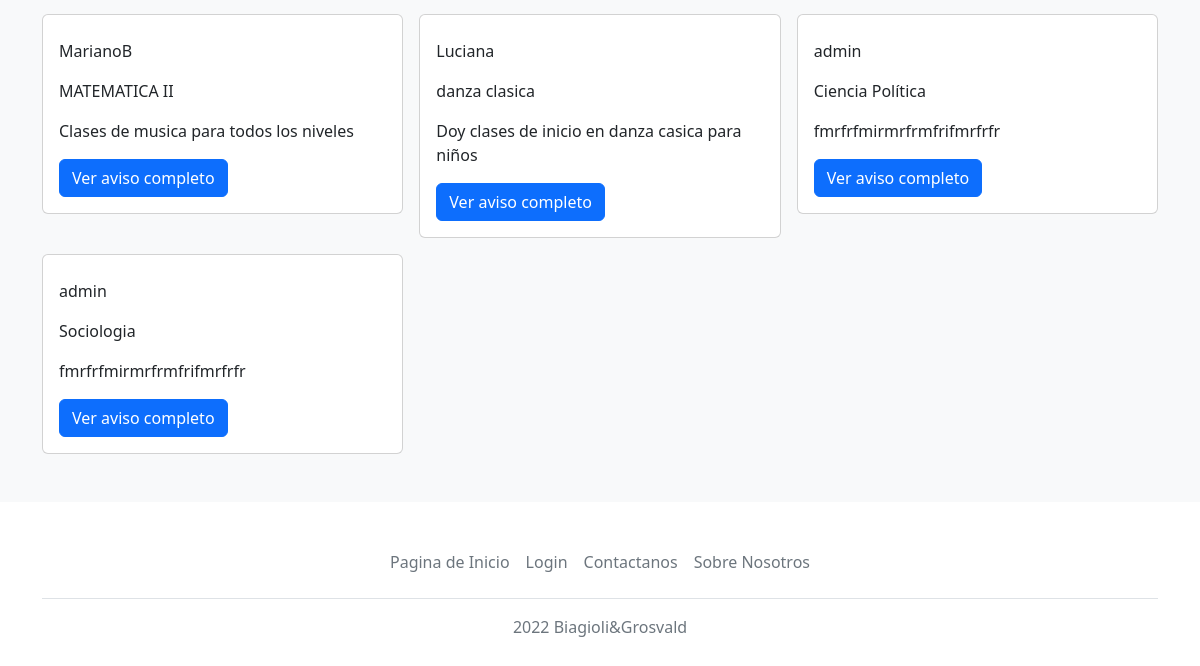
The app's page / (lower part), older data.
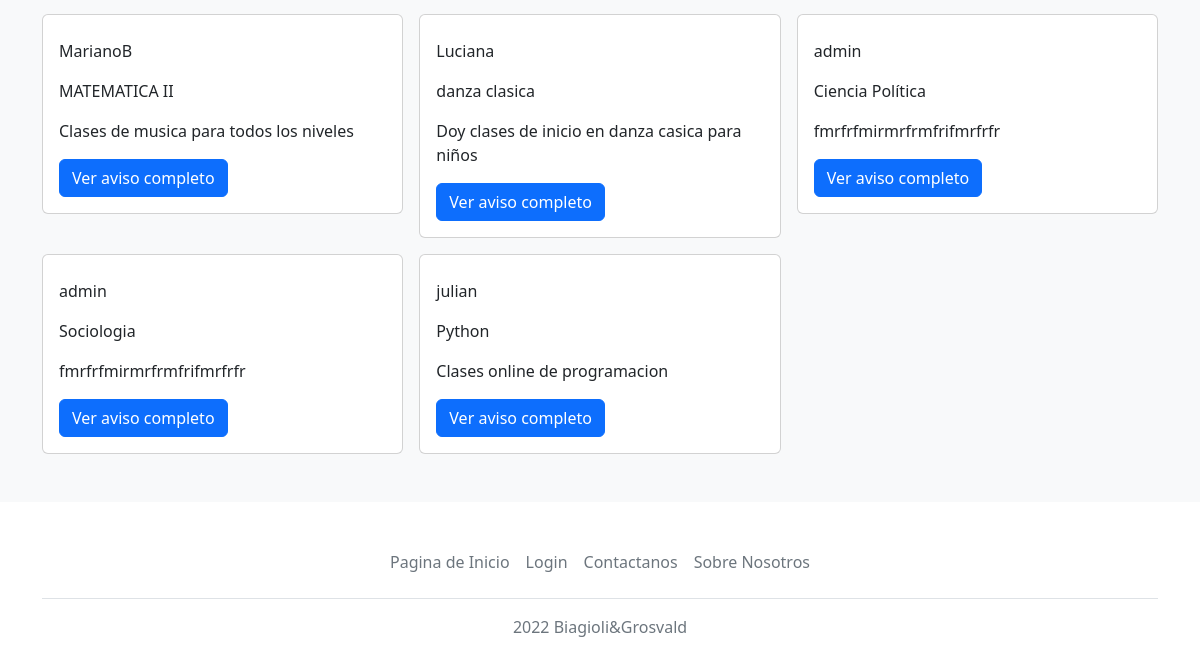
The same page, newer data.
### App/models.py (models this page shows, shortened)
class Anuncio(models.Model):
    titulo = models.CharField(max_length=100)
    materia = models.CharField(max_length=180)
    autor = models.ForeignKey(
    User,
    models.SET_NULL,
    blank=True,
    null=True,
    )
    imagen = models.ImageField(upload_to="App\static", null=True, blank=True) #sacamos cuando podamos meter imagen usuario
    descripcion_clase = RichTextField()
    date_created = models.DateTimeField(default=timezone.now)
    date_updated = models.DateTimeField(default=timezone.now)

### App/views.py (the view)
# urls.py: path('', MainPageView, name="index"),
def MainPageView(request):
    queryset = request.GET.get("buscar")
    print(queryset)
    anuncios = Anuncio.objects.all()
    if queryset:
        anuncios = Anuncio.objects.filter(
            Q(materia__icontains = queryset) |
            Q(descripcion_clase__icontains = queryset)
        ).distinct()
    return render(request, "index.html", {'anuncios': anuncios})

### App/templates/App/index.html (shortened to what this page needs)
{% extends "App/base.html" %}
{% block main %}
 <br>
 <br>
 {% load static %}
 <div class="album py-5 bg-light">
  <div class="container">
    <div class="row row-cols-1 row-cols-sm-2 row-cols-md-3 g-3">
    {% for anuncio in anuncios %}
     <div class="col-md-4">
      <div class="card mb-6">
              <div class="card-body">
                  <p class="card-text">{{ anuncio.autor }}</p>
                  <p class="card-text">{{ anuncio.materia }}</p>
                  <p class="card-text">{{ anuncio.descripcion_clase}}</p>
                  <a href="{% url 'anuncio-detalle' anuncio.id %}"
                     class="btn btn-primary">
                        Ver aviso completo
                   </a>
              </div>
          </div>
     </div>
    {% endfor %}
    </div>
  </div>
</div>
{% endblock %}

### App/templates/App/base.html (shortened to what this page needs)
<!DOCTYPE html>
<html lang="en"><head><meta http-equiv="Content-Type" content="text/html; charset=UTF-8">
<link href="https://cdn.jsdelivr.net/npm/bootstrap@5.2.0-beta1/dist/css/bootstrap.min.css" rel="stylesheet">
  </head>
  <body>
<main>
{% block main %}
{% endblock %}
</main>
<div class="container">
  <footer class="py-3 my-4">
    <ul class="nav justify-content-center border-bottom pb-3 mb-3"
      <li class="nav-item">
        <a href="/" class="nav-link px-2 text-muted">Pagina de Inicio</a>
      <li class="nav-item">
        <a href="/login" class="nav-link px-2 text-muted">Login</a>
      </li>
      <li class="nav-item">
        <a href="/contacto" class="nav-link px-2 text-muted">Contactanos</a>
      </li>
      <li class="nav-item">
        <a href="/about" class="nav-link px-2 text-muted">Sobre Nosotros</a>
      </li>
    </ul>
    <p class="text-center text-muted"> 2022 Biagioli&Grosvald </p>
  </footer>
</div>
</body>
</html>

Row changes from the older to the newer data that the page shows:
added Anuncio: autor "julian", materia "Python", descripcion_clase "Clases online de programacion"
